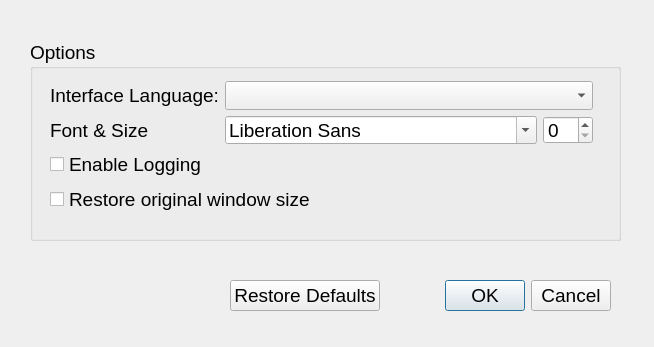
<?xml version="1.0" encoding="UTF-8"?>
<ui version="4.0">
 <class>DlgPreferences</class>
 <widget class="QDialog" name="DlgPreferences">
  <property name="geometry">
   <rect>
    <x>0</x>
    <y>0</y>
    <width>654</width>
    <height>347</height>
   </rect>
  </property>
  <property name="font">
   <font>
    <pointsize>14</pointsize>
   </font>
  </property>
  <property name="contextMenuPolicy">
   <enum>Qt::DefaultContextMenu</enum>
  </property>
  <property name="windowTitle">
   <string>Preferences</string>
  </property>
  <widget class="QDialogButtonBox" name="btnBox">
   <property name="geometry">
    <rect>
     <x>230</x>
     <y>280</y>
     <width>381</width>
     <height>32</height>
    </rect>
   </property>
   <property name="orientation">
    <enum>Qt::Horizontal</enum>
   </property>
   <property name="standardButtons">
    <set>QDialogButtonBox::Cancel|QDialogButtonBox::Ok|QDialogButtonBox::RestoreDefaults</set>
   </property>
  </widget>
  <widget class="QGroupBox" name="grpBox">
   <property name="geometry">
    <rect>
     <x>30</x>
     <y>40</y>
     <width>591</width>
     <height>201</height>
    </rect>
   </property>
   <property name="title">
    <string>Options</string>
   </property>
   <widget class="QWidget" name="">
    <property name="geometry">
     <rect>
      <x>20</x>
      <y>41</y>
      <width>543</width>
      <height>132</height>
     </rect>
    </property>
    <layout class="QGridLayout" name="gridLayout">
     <item row="0" column="0">
      <widget class="QLabel" name="lblInterfaceLanguage">
       <property name="text">
        <string>Interface Language:</string>
       </property>
      </widget>
     </item>
     <item row="0" column="1" colspan="2">
      <widget class="QComboBox" name="cmbBoxInterfaceLanguage"/>
     </item>
     <item row="1" column="0">
      <widget class="QLabel" name="lblFontAndSize">
       <property name="text">
        <string>Font &amp; Size</string>
       </property>
      </widget>
     </item>
     <item row="1" column="1">
      <widget class="QFontComboBox" name="fcmbBoxFontFamily"/>
     </item>
     <item row="1" column="2">
      <widget class="QSpinBox" name="spinBoxFontSize"/>
     </item>
     <item row="2" column="0">
      <widget class="QCheckBox" name="chkBoxEnableLoging">
       <property name="text">
        <string>Enable Logging</string>
       </property>
      </widget>
     </item>
     <item row="3" column="0" colspan="2">
      <widget class="QCheckBox" name="chkBoxRestoreWindowSize">
       <property name="text">
        <string>Restore original window size</string>
       </property>
      </widget>
     </item>
    </layout>
   </widget>
  </widget>
 </widget>
 <resources/>
 <connections>
  <connection>
   <sender>btnBox</sender>
   <signal>accepted()</signal>
   <receiver>DlgPreferences</receiver>
   <slot>accept()</slot>
   <hints>
    <hint type="sourcelabel">
     <x>248</x>
     <y>254</y>
    </hint>
    <hint type="destinationlabel">
     <x>157</x>
     <y>274</y>
    </hint>
   </hints>
  </connection>
  <connection>
   <sender>btnBox</sender>
   <signal>rejected()</signal>
   <receiver>DlgPreferences</receiver>
   <slot>reject()</slot>
   <hints>
    <hint type="sourcelabel">
     <x>316</x>
     <y>260</y>
    </hint>
    <hint type="destinationlabel">
     <x>286</x>
     <y>274</y>
    </hint>
   </hints>
  </connection>
 </connections>
</ui>
